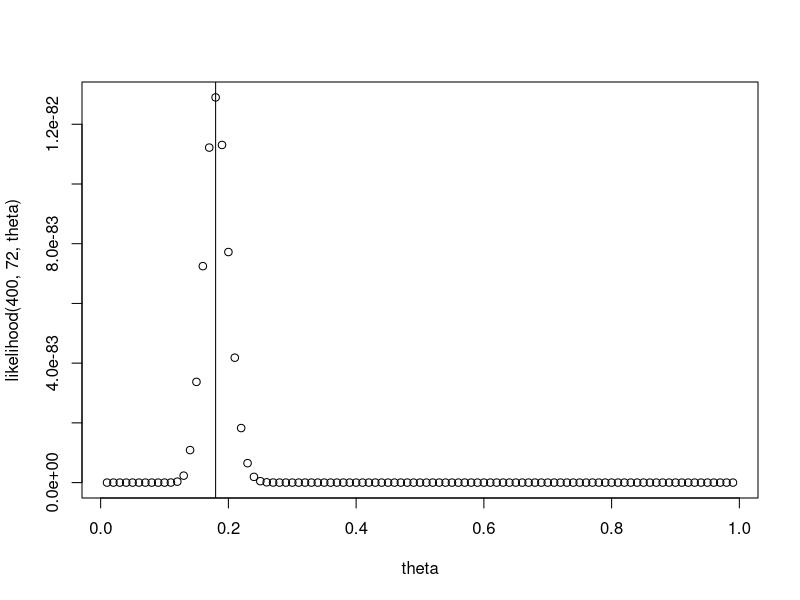
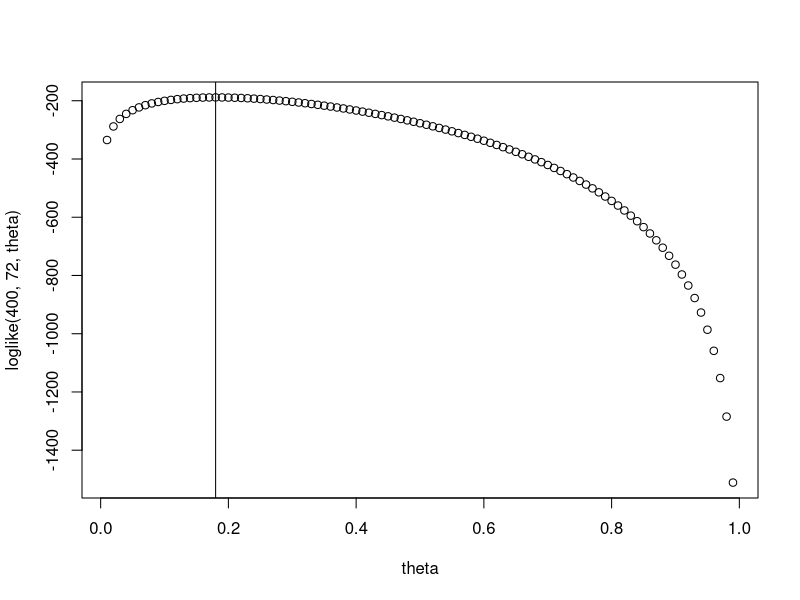
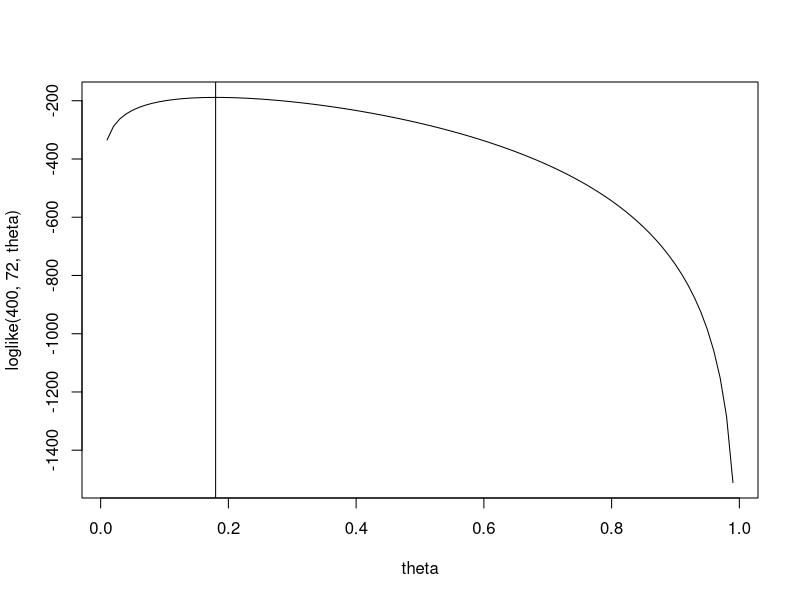

These figures' R source, in order:
likelihood <- function(n,y,theta)
{
  return(theta^y * (1-theta)^(n-y))
}

theta = seq(from = 0.01, to = 0.99, by = 0.01)

x11()
plot(x = theta, y = likelihood(400,72,theta))
abline(v = 72/400)

loglike <- function(n,y,theta)
{
  return(y*log(theta) + (n-y)*log(1-theta))
}

x11()
plot(x = theta, y = loglike(400,72,theta))
abline(v = 72/400)


x11()
plot(x = theta, y = loglike(400,72,theta), type = "l")
abline(v = 72/400)